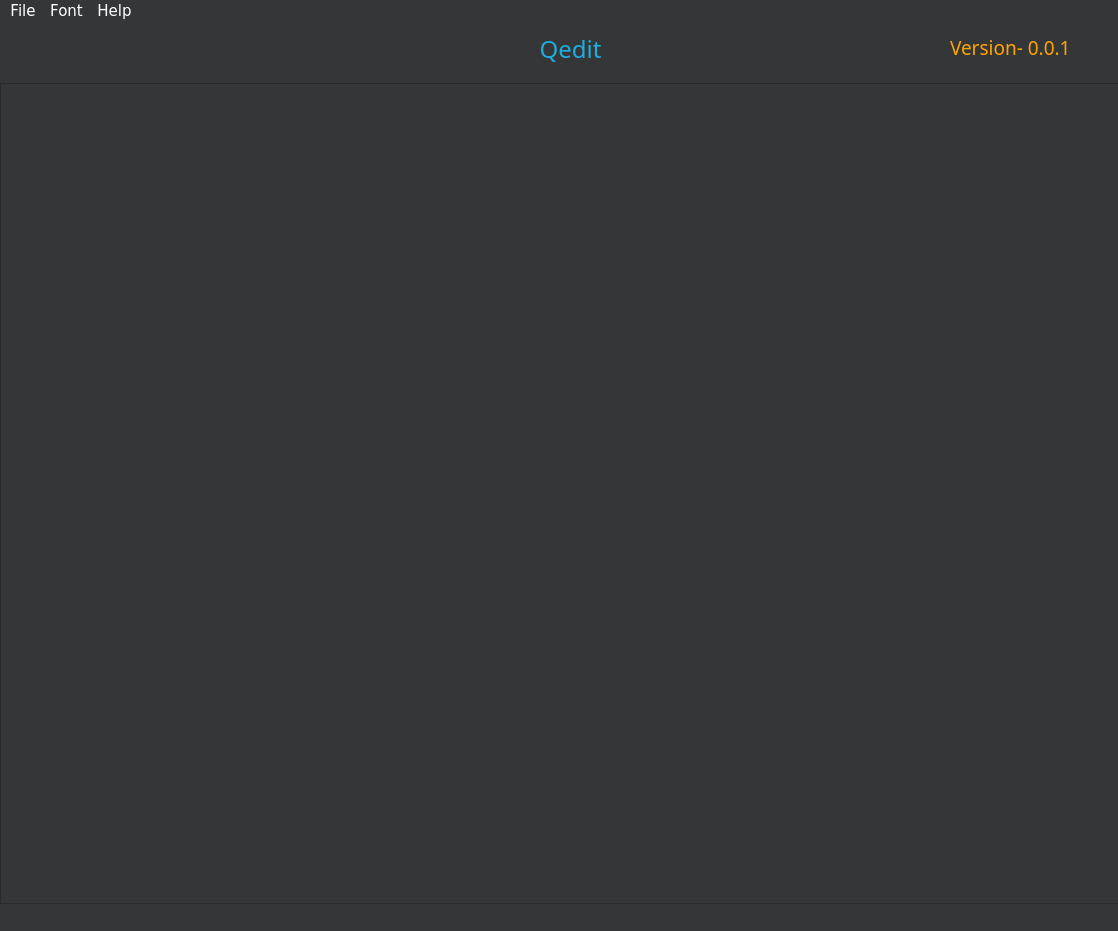
<?xml version="1.0" encoding="UTF-8"?>
<ui version="4.0">
 <class>MainWindow</class>
 <widget class="QMainWindow" name="MainWindow">
  <property name="geometry">
   <rect>
    <x>0</x>
    <y>0</y>
    <width>1118</width>
    <height>931</height>
   </rect>
  </property>
  <property name="font">
   <font>
    <family>DejaVu Sans Mono</family>
   </font>
  </property>
  <property name="windowTitle">
   <string>Qedit</string>
  </property>
  <property name="styleSheet">
   <string notr="true">background-color:#353638;

</string>
  </property>
  <widget class="QWidget" name="centralwidget">
   <property name="styleSheet">
    <string notr="true"/>
   </property>
   <widget class="QWidget" name="horizontalLayoutWidget">
    <property name="geometry">
     <rect>
      <x>350</x>
      <y>0</y>
      <width>441</width>
      <height>51</height>
     </rect>
    </property>
    <layout class="QHBoxLayout" name="horizontalLayout">
     <item>
      <widget class="QLabel" name="qedit_label">
       <property name="font">
        <font>
         <family>Fira Mono</family>
         <pointsize>18</pointsize>
        </font>
       </property>
       <property name="styleSheet">
        <string notr="true">QLabel::!hover{color:#1fade0;}
QLabel::hover{color: cyan;}</string>
       </property>
       <property name="text">
        <string>Qedit</string>
       </property>
       <property name="alignment">
        <set>Qt::AlignCenter</set>
       </property>
      </widget>
     </item>
    </layout>
   </widget>
   <widget class="QTextEdit" name="textspace">
    <property name="geometry">
     <rect>
      <x>0</x>
      <y>60</y>
      <width>1121</width>
      <height>821</height>
     </rect>
    </property>
    <property name="font">
     <font>
      <family>Monospace</family>
      <pointsize>13</pointsize>
     </font>
    </property>
    <property name="styleSheet">
     <string notr="true">color:white;</string>
    </property>
   </widget>
   <widget class="QLabel" name="qedit_version">
    <property name="geometry">
     <rect>
      <x>950</x>
      <y>0</y>
      <width>160</width>
      <height>49</height>
     </rect>
    </property>
    <property name="font">
     <font>
      <family>Fira Mono</family>
      <pointsize>14</pointsize>
     </font>
    </property>
    <property name="styleSheet">
     <string notr="true">color:orange;</string>
    </property>
    <property name="text">
     <string>Version- 0.0.1</string>
    </property>
   </widget>
   <widget class="QLabel" name="editingFile">
    <property name="geometry">
     <rect>
      <x>0</x>
      <y>8</y>
      <width>217</width>
      <height>41</height>
     </rect>
    </property>
    <property name="font">
     <font>
      <family>Fira Mono</family>
      <pointsize>14</pointsize>
     </font>
    </property>
    <property name="styleSheet">
     <string notr="true">color:lightgreen;</string>
    </property>
    <property name="text">
     <string/>
    </property>
   </widget>
  </widget>
  <widget class="QMenuBar" name="menubar">
   <property name="geometry">
    <rect>
     <x>0</x>
     <y>0</y>
     <width>1118</width>
     <height>23</height>
    </rect>
   </property>
   <property name="font">
    <font>
     <family>DejaVu Sans</family>
     <pointsize>11</pointsize>
    </font>
   </property>
   <property name="styleSheet">
    <string notr="true">color:white;</string>
   </property>
   <widget class="QMenu" name="menuFile">
    <property name="font">
     <font>
      <family>DejaVu Sans</family>
      <pointsize>11</pointsize>
     </font>
    </property>
    <property name="styleSheet">
     <string notr="true">QMenu:selected{color:#346fed; }</string>
    </property>
    <property name="title">
     <string>File</string>
    </property>
    <addaction name="actionOpen"/>
    <addaction name="actionClear"/>
    <addaction name="actionSave"/>
    <addaction name="actionSave_As"/>
   </widget>
   <widget class="QMenu" name="menuFont">
    <property name="font">
     <font>
      <family>DejaVu Sans</family>
      <pointsize>11</pointsize>
     </font>
    </property>
    <property name="styleSheet">
     <string notr="true">QMenu:selected{color:#346fed; }</string>
    </property>
    <property name="title">
     <string>Font</string>
    </property>
    <addaction name="actionChange_Font"/>
    <addaction name="actionFont_color"/>
   </widget>
   <widget class="QMenu" name="menuHelp">
    <property name="font">
     <font>
      <family>DejaVu Sans</family>
      <pointsize>11</pointsize>
     </font>
    </property>
    <property name="styleSheet">
     <string notr="true">QMenu:selected{color:#346fed; }</string>
    </property>
    <property name="title">
     <string>Help</string>
    </property>
    <addaction name="actionGoto_Website"/>
   </widget>
   <addaction name="menuFile"/>
   <addaction name="menuFont"/>
   <addaction name="menuHelp"/>
  </widget>
  <widget class="QStatusBar" name="statusbar"/>
  <action name="actionOpen">
   <property name="text">
    <string>Open</string>
   </property>
  </action>
  <action name="actionClear">
   <property name="text">
    <string>Clear</string>
   </property>
  </action>
  <action name="actionSave">
   <property name="text">
    <string>Save</string>
   </property>
  </action>
  <action name="actionSave_As">
   <property name="text">
    <string>Save As</string>
   </property>
  </action>
  <action name="actionChange_Font">
   <property name="text">
    <string>Change Font</string>
   </property>
  </action>
  <action name="actionGoto_Website">
   <property name="text">
    <string>Goto Website</string>
   </property>
  </action>
  <action name="actionFont_color">
   <property name="text">
    <string>Font color</string>
   </property>
  </action>
 </widget>
 <resources/>
 <connections/>
</ui>
